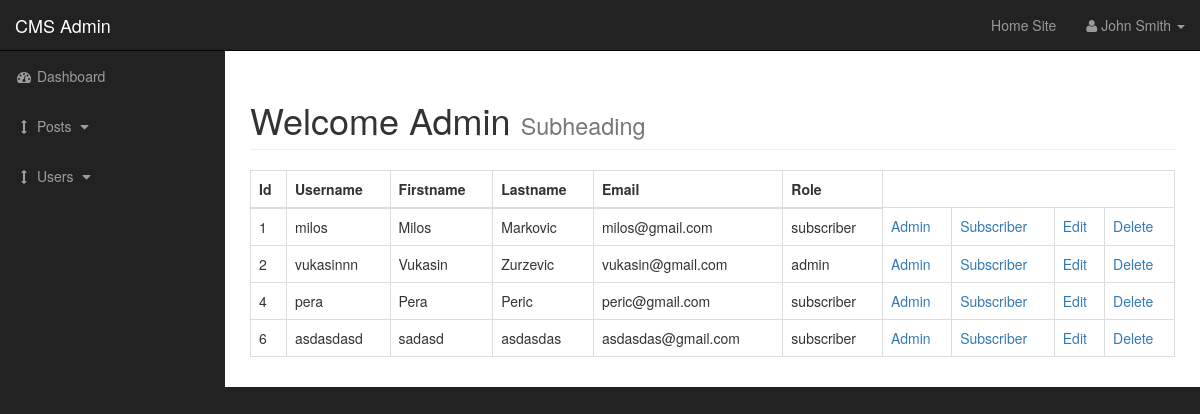
Screenshot of /admin/users.php (signed in) with the database file from the repository.
### tables this page shows
CREATE TABLE IF NOT EXISTS `users` (
  `user_id` int(3) NOT NULL AUTO_INCREMENT,
  `username` varchar(255) NOT NULL,
  `user_password` varchar(255) NOT NULL,
  `user_firstname` varchar(255) NOT NULL,
  `user_lastname` varchar(255) NOT NULL,
  `user_email` varchar(255) NOT NULL,
  `user_role` varchar(255) NOT NULL,
  PRIMARY KEY (`user_id`)
);

### admin/includes/view_all_users.php (the view, shortened to what this page needs)
<table class="table table-bordered table-hover">
    <thead>
        <th>Id</th>
        <th>Username</th>
        <th>Firstname</th>
        <th>Lastname</th>
        <th>Email</th>
        <th>Role</th>
    </thead>
    <tbody>
        <?php
        $query= "SELECT * FROM users";
        $select_users = mysqli_query($connection,$query);
        while($row = mysqli_fetch_assoc($select_users)){
            $user_id = $row ['user_id'];
            $username = $row ['username'];
            $user_firstname = $row ['user_firstname'];
            $user_lastname = $row ['user_lastname'];
            $user_email = $row ['user_email'];
            $user_role = $row ['user_role'];
            echo "<tr>";
            echo "<td>$user_id</td>";
            echo "<td>$username</td>";
            echo "<td>$user_firstname</td>";
            echo "<td>$user_lastname</td>";
            echo "<td>$user_email</td>";
            echo "<td>$user_role</td>";
            echo "<td><a href='users.php?change_to_admin={$user_id}'>Admin</a></td>";
            echo "<td><a href='users.php?change_to_sub={$user_id}'>Subscriber</a></td>";
            echo "<td><a href='users.php?source=edit_user&edit_user={$user_id}'>Edit</a></td>";
            echo "<td><a href='users.php?delete={$user_id}'>Delete</a></td>";
            echo "</tr>";
        }
        ?>
    </tbody>
</table>

### admin/css/sb-admin.css (style rules this page uses)
body { margin-top: 100px; background-color: #222; }
@media (min-width:768px) { body { margin-top: 50px; } }

### rows the page displays
users: user_id "1", username "milos", user_firstname "Milos", user_lastname "Markovic", user_email "milos@gmail.com", user_role "subscriber"
users: user_id "2", username "vukasinnn", user_firstname "Vukasin", user_lastname "Zurzevic", user_email "vukasin@gmail.com", user_role "admin"
users: user_id "4", username "pera", user_firstname "Pera", user_lastname "Peric", user_email "peric@gmail.com", user_role "subscriber"
users: user_id "6", username "asdasdasd", user_firstname "sadasd", user_lastname "asdasdas", user_email "asdasdas@gmail.com", user_role "subscriber"
